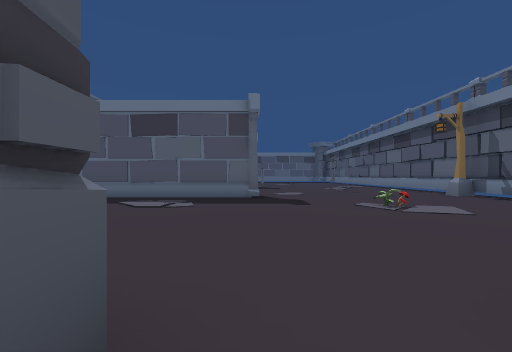
view 1 (above)

15 first-person views from a walk through a scene from a Unity 3-D project. The camera is 1.2 m above the floor, looks level and sees 90° across. The floor is counted in squares, 2 m on a side. Each view is taken from the middle of a square. On the plan, view 1 faces up. The plan holds only what a view shows up to about 9 squares ahead; the rest is blank. The place goes on beyond the plan. The player is left out. Some animated figures are left out.

view 2
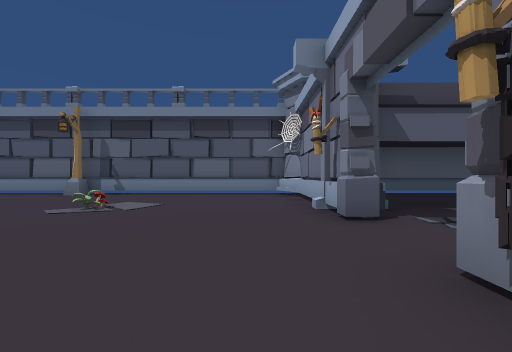

view 3
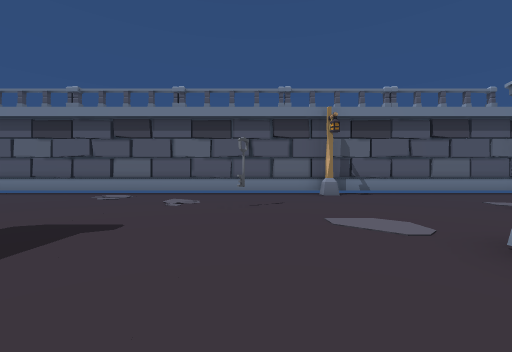

view 4
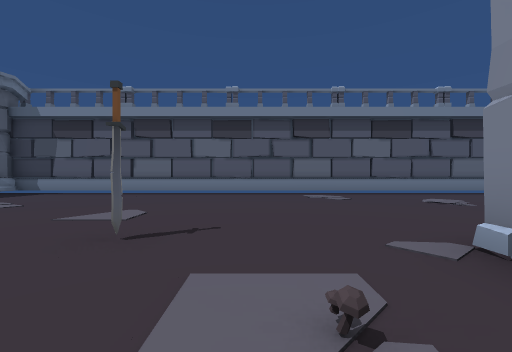

view 5
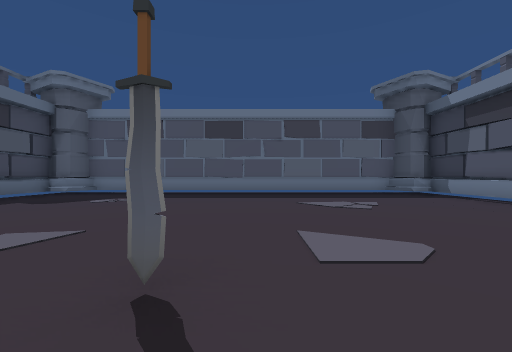

view 6
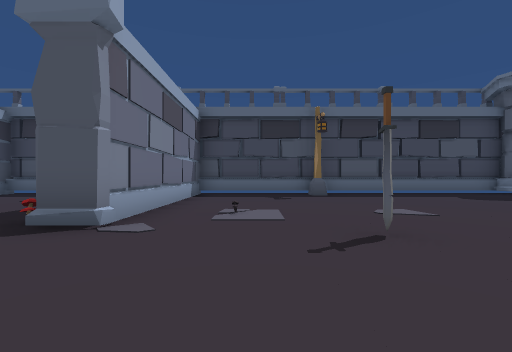

view 7
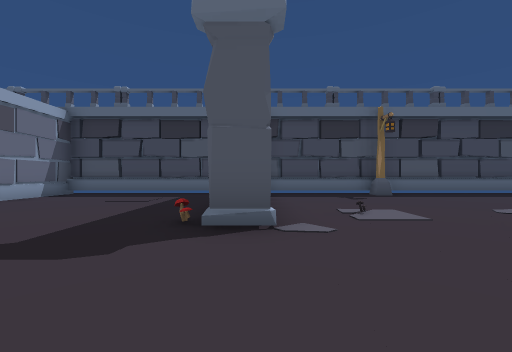

view 8
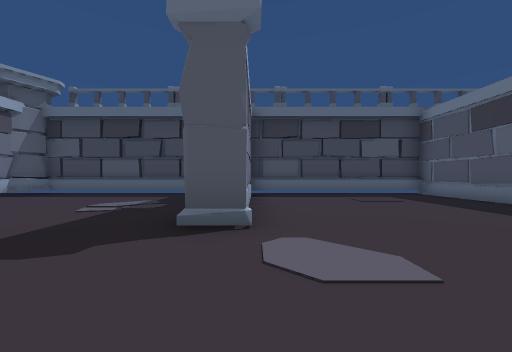

view 9
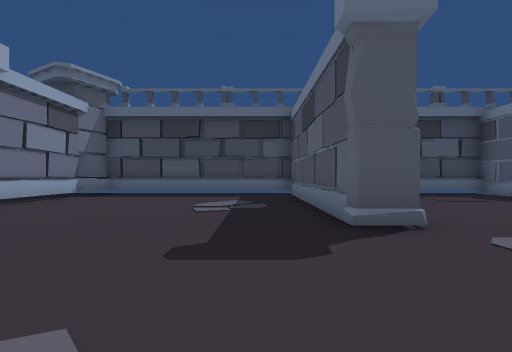

view 10
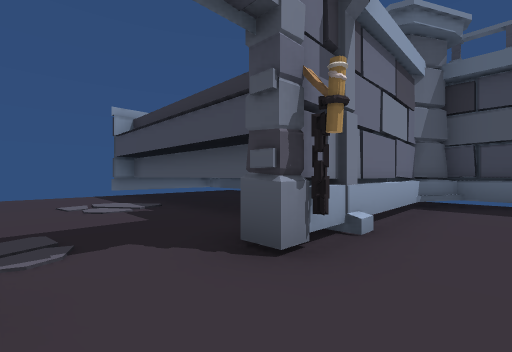

view 11
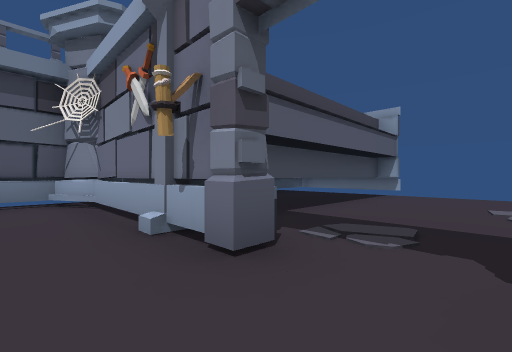

view 12
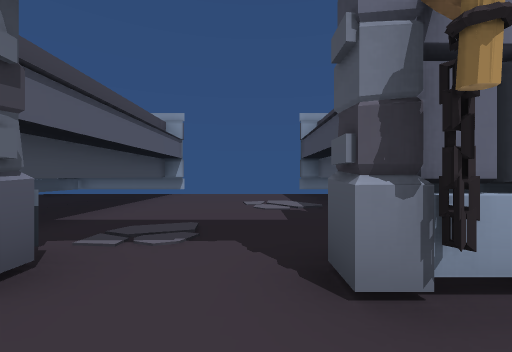

view 13
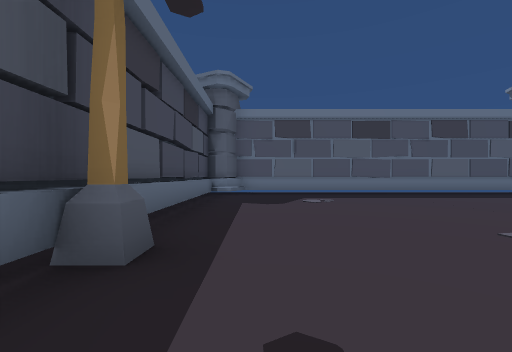

view 14
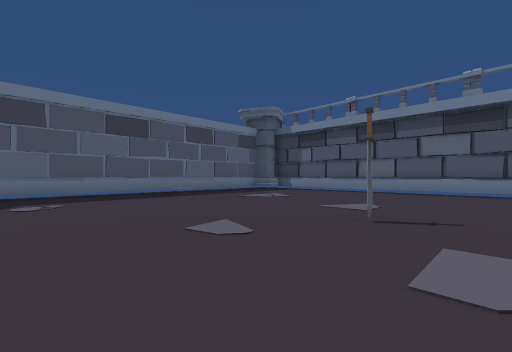

view 15
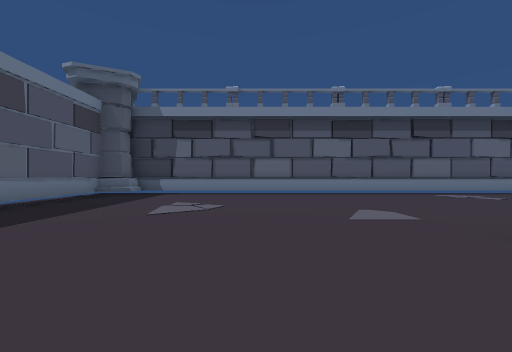

### Floor plan
Points are (right, up) in squares from view 1. A wall is a line through its corners. A room is listed if a view was taken in it or the views show most of it. See-through windows are left out.
Room 1 (view 1)
walls: (-2.2, -1.4) (-2.2, -7); (2.6, -0.4) (2.6, 0.9); (3.2, -7) (3.2, -0.5)
ways out: opening at (0.5, 1) to room 2
Room 2 (views 2, 3, 4, 5, 6, 7, 8, 9, 10, 11, 12, 13, 14, 15)
walls: (-2.4, 13.5) (-5.4, 13.5); (-5.4, 14.1) (0.1, 14.2) (0.1, 13.4); (-5.5, 13.5) (-5.5, 1.1); (-5.7, 13.6) (-5.7, 7.8) (0.1, 7.8) (0.1, 7.2) (-5.4, 7.2); (-5.7, 7.2) (-5.7, 1.2) (-4.6, 0.6); (6.3, 24) (5.9, 24.1) (5.7, 24.6) (-4.7, 24.6) (-5.1, 23.9); (3.3, 0.6) (5.1, 0.6); (-4.8, 24.2) (-5.3, 24); (-1.5, 0.6) (-1, 0.6); (6.3, 1.4) (6.7, 1.4) (6.7, 24.3); (1.4, 0.2) (1.4, 0.8) (5.7, 0.8); (-5.5, 24.2) (-5.5, 14.1); (-5.7, 24.2) (-5.7, 14.1); (6.5, 1.1) (6.5, 24.2); (5.6, 0.6) (6.7, 1.2); (5.6, 0.5) (6, 0.9); (-4.9, 0.8) (-0.5, 0.8) (-0.5, 0.2); (-4.7, 0.6) (-2.2, 0.6)
low walls: (-5.4, 13.5) (-5.4, 7.8); (6.4, 8.4) (6.4, 23.9) (5.7, 23.9); (-5.4, 17.5) (-5.4, 14.1); (2.8, 4.7) (2.4, 5); (-5.4, 7.2) (-5.4, 1.5); (6.3, 23.6) (5.8, 23.8) (5.4, 24.6); (-5.1, 23.9) (-5.4, 23.9) (-5.4, 18.4); (-4.5, 24.3) (-4.8, 23.8); (6.4, 1.5) (6.4, 7.5)
ways out: opening at (0.5, 1) to room 1
objects: lamp (-5, 18); sword (0, 17); key (3, 10); lamp (6, 8)

Positions as (right, up) in squares from view 1, and headings:
1: (0, 0), facing up
2: (-2, 2), facing right
3: (-2, 10), facing right
4: (-2, 16), facing right
5: (1, 16), facing up
6: (3, 16), facing left
7: (3, 14), facing left
8: (3, 8), facing left
9: (3, 6), facing left
10: (1, 2), facing down-left
11: (0, 2), facing down-right
12: (0, 2), facing down
13: (-4, 16), facing up
14: (-3, 16), facing up-right
15: (-2, 20), facing right
